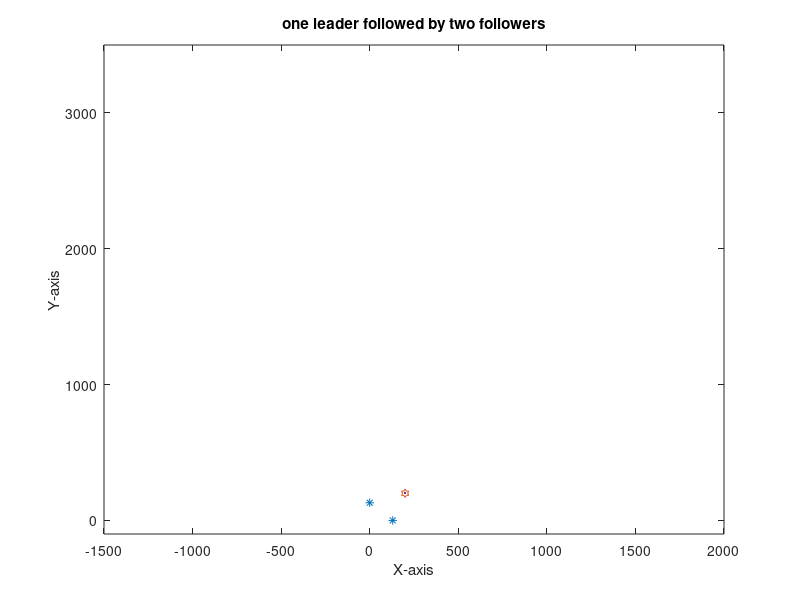

Here is the MATLAB script that generated this plot: (Note: this script raises an error after producing the figure.)
clear
clc
close all
u1=13;   %Velocity of leader x3
theta1=0; %initial angle of velocity with horizontal axis

x0 = [130;  0;  0; 130; 200;   200];
%    [  x1; y1; x2;  y2;  x3;  y3]
xf = x0(1:4);

xl = x0(5:6);
% xd_l = [0; -200;-300;  0;  200;  30];  % disired goal position
L = [2 -1 -1
    -1  2 -1 ];


A = kron(-L(1:2,1:2), eye(2));
B = kron(-L(1:2,3), eye(2));




% xl_fin = [10;20;30;40;50;60];
i=1;
xl_new =[0;0];
h = figure(1);
axis tight manual
while norm(xl_new - xl) ~= 0
    
    vel_of_leader = [u1*cosd(theta1)
        u1*sind(theta1)];
    
    
    
    XX_follower = xf(1:2:4);
    YY_follower = xf(2:2:4);
    if i==1
        %First time leaders new state updated according to xl initial
        %leader position
        XX_leaders = xl(1);
        XX_traj(i) = XX_leaders;
        YY_leaders = xl(2);
        YY_traj(i) = YY_leaders;
        xl_new = xl + vel_of_leader;
    else
        % After first iteration leader position will be updated according
        % to new position of leader
        xl_new = xl_new + vel_of_leader;
        XX_leaders = xl_new(1);
        XX_traj(i) = XX_leaders;
        YY_leaders = xl_new(2);
        YY_traj(i) = YY_leaders;
        
    end
    
    %     for j = (1:length(XX_follower))
    plot(XX_follower,YY_follower,"*",...
        XX_leaders, YY_leaders, 'h',...
        XX_traj(i),YY_traj(i))
    axis([-1500 2000 -100 3500])
    xlabel("X-axis")
    ylabel("Y-axis")
    title("one leader followed by two followers")
    pause(0.01)
    
    hold on
    plot(XX_traj, YY_traj)
    hold off
    
    
    % Gif file creation
    frame = getframe(h);
    im = frame2im(frame);
    [imind,cm] = rgb2ind(im,256);
    % Write to the GIF File
    if i == 1
        imwrite(imind,cm,"test.gif",'gif', 'Loopcount',inf,'DelayTime',2);
        
    else
        imwrite(imind,cm,"test.gif",'gif','WriteMode','append','DelayTime',2);
    end
       
    
    
    % States updating
    xf_dot = A*xf + B*xl_new;
    alpha = 0.1;   % important parameter need to study
    xf = xf + alpha*xf_dot;
    theta1 = theta1 + 0.5;
  
    i=i+1;
end